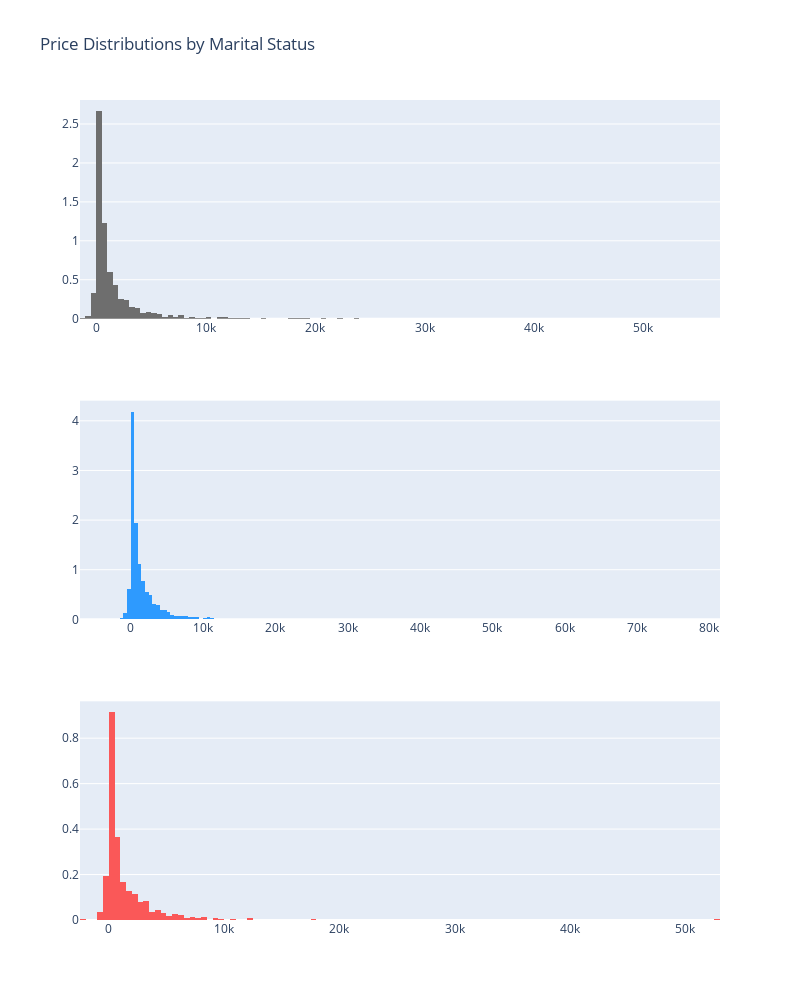

The code cell stored with this chart in its notebook:
### Code cell
# Distribution of Balances by Marital status
single = bank_data['balance'].loc[bank_data['marital'] == 'single'].values
married = bank_data['balance'].loc[bank_data['marital'] == 'married'].values
divorced = bank_data['balance'].loc[bank_data['marital'] == 'divorced'].values


single_dist = go.Histogram(
    x=single,
    histnorm='density', 
    name='single',
    marker=dict(
        color='#6E6E6E'
    )
)


married_dist = go.Histogram(
    x=married,
    histnorm='density', 
    name='married',
    marker=dict(
        color='#2E9AFE'
    )
)

divorced_dist = go.Histogram(
    x=divorced,
    histnorm='density', 
    name='divorced',
    marker=dict(
        color='#FA5858'
    )
)


fig = tools.make_subplots(rows=3, print_grid=False)

fig.append_trace(single_dist, 1, 1)
fig.append_trace(married_dist, 2, 1)
fig.append_trace(divorced_dist, 3, 1)


fig['layout'].update(showlegend=False, title="Price Distributions by Marital Status",
                    height=1000, width=800)

iplot(fig, filename='custom-sized-subplot-with-subplot-titles')

### Figure 1 — Plotly figure (JSON) as saved in the notebook; plotly's stock layout.template omitted (floating-point values rounded to 4 significant figures; data arrays with more than 128 entries replaced by an {"elided": "..."} marker saying what was removed)
{"data": [{"histnorm": "density", "marker": {"color": "#6E6E6E"}, "name": "single", "type": "histogram", "x": {"elided": "3351 int values"}, "xaxis": "x", "yaxis": "y"}, {"histnorm": "density", "marker": {"color": "#2E9AFE"}, "name": "married", "type": "histogram", "x": {"elided": "5862 int values"}, "xaxis": "x2", "yaxis": "y2"}, {"histnorm": "density", "marker": {"color": "#FA5858"}, "name": "divorced", "type": "histogram", "x": {"elided": "1175 int values"}, "xaxis": "x3", "yaxis": "y3"}], "layout": {"height": 1000, "showlegend": false, "title": {"text": "Price Distributions by Marital Status"}, "width": 800, "xaxis": {"anchor": "y", "domain": [0, 1]}, "xaxis2": {"anchor": "y2", "domain": [0, 1]}, "xaxis3": {"anchor": "y3", "domain": [0, 1]}, "yaxis": {"anchor": "x", "domain": [0.7333, 1]}, "yaxis2": {"anchor": "x2", "domain": [0.3667, 0.6333]}, "yaxis3": {"anchor": "x3", "domain": [0, 0.2667]}}}
